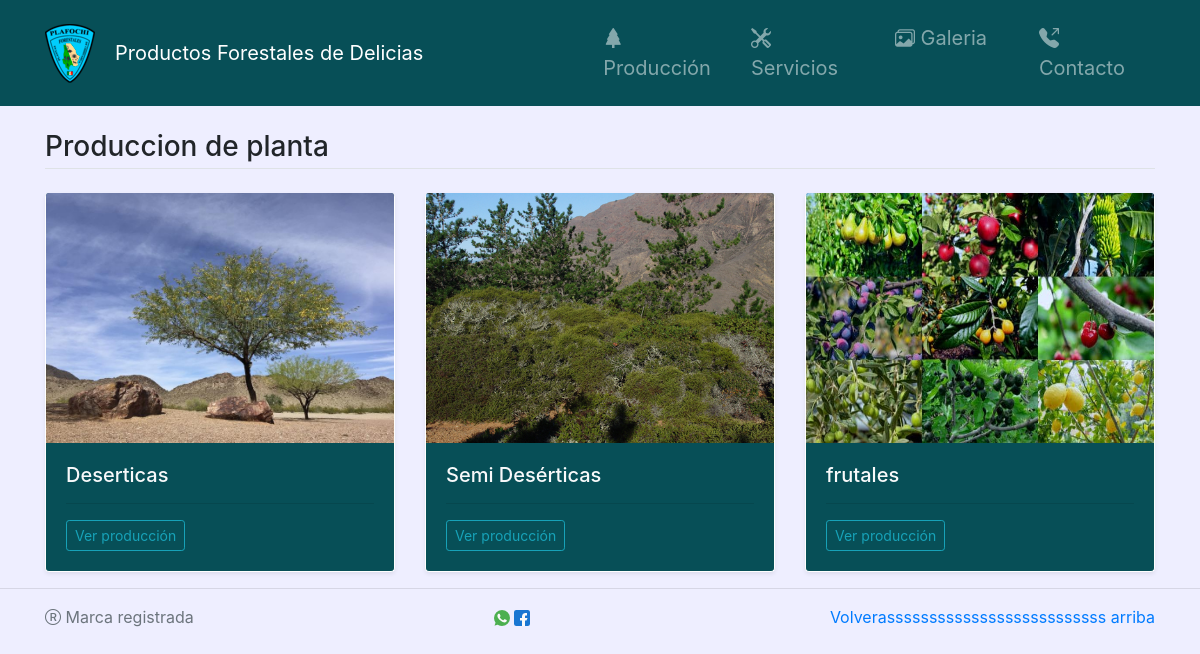
The app's page /categorias, older data.
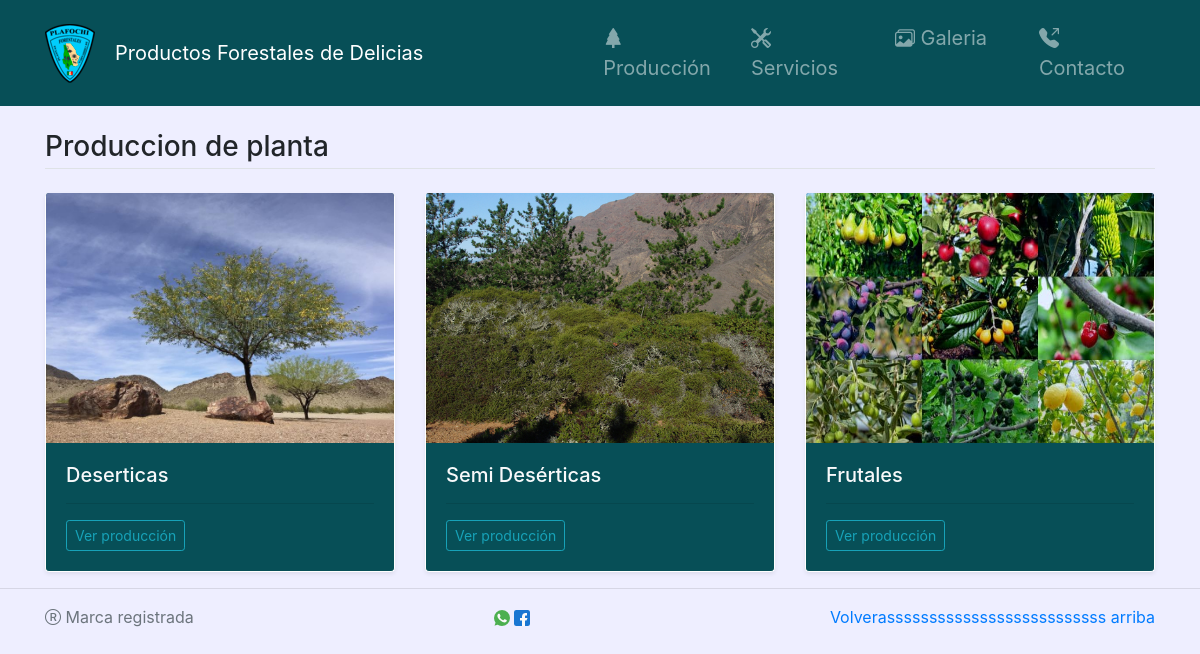
The same page, newer data.
### AppNoticias/models.py (models this page shows, shortened)
class Categoria(models.Model):
    titulo = models.CharField(max_length=100)
    categoria_imagen = models.ImageField(upload_to='imgs/')
    class Meta:
        verbose_name_plural='Categorias'

### AppNoticias/views.py (the view)
def categoria(request,):
    categorias=Categoria.objects.all()
    return render (request, 'categorias.html',{
        'categorias': categorias
    })

### AppNoticias/templates/categorias.html
{% extends 'base.html' %}
{% block content %}
<main class="container-xl">
	<h3 class="border-bottom pb-1 my-4">Produccion de planta</h3>
    <div class="row">
		{% for categoria in categorias %}
		<div class="col-md-4">
			<div class="card rounded shadow-sm  border-top-0">
            <img height="250" width="100" src="{{categoria.categoria_imagen.url}}" class="card-img-top" alt="{{categoria.titulo}}">
			  <div class="card-body">
			    <h5 class="card-title text-light">{{categoria.titulo}}</h5>
			    <hr/>
			    <p class="card-text"><a href="categoria/{{categoria.id}}" class="btn btn-sm btn-outline-info">Ver producción</a></p>
			  </div>
			</div>
		</div>
		{% endfor %}
	</div>
</main>
{% endblock %}

Row changes from the older to the newer data that the page shows:
changed Categoria: titulo "frutales" → "Frutales"
